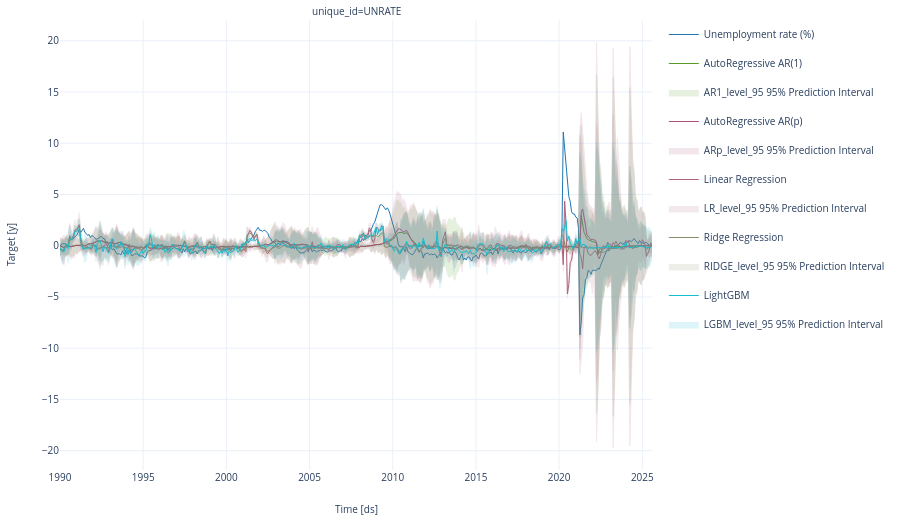

This figure's notebook cell:
### Markdown cell above
👉 C’est exactement le choc COVID.

En avril 2020, le taux de chômage US passe brutalement à 11.1% (pic historique post-WW2), alors que ton LGBM prédit ≈ 1.42 → résidu ≈ +9.67.

Même logique pour mai et juillet.

### Code cell
from utilsforecast.plotting import plot_series
import pandas as pd
import re

def _prep_oos_for_plot(df_oos, model_name: str, unique_id: str = "UNRATE"):
    d = df_oos.copy()

    # index -> datetime
    d.index = pd.to_datetime(d.index, errors="coerce")
    d = d[~d.index.isna()].sort_index()

    d = d.reset_index().rename(columns={d.index.name or "index": "ds"})

    # Observations
    df_obs = (
        d.rename(columns={"y_true": "y"})
         .assign(unique_id=unique_id)[["unique_id", "ds", "y"]]
    )

    # Forecast + PI
    df_fcst = (
        d.rename(columns={
            "y_hat": model_name,
            "y_hat_p05": f"{model_name}-lo-95",
            "y_hat_p95": f"{model_name}-hi-95",
        })
        .assign(unique_id=unique_id)[[
            "unique_id", "ds",
            model_name, f"{model_name}-lo-95", f"{model_name}-hi-95"
        ]]
    )

    return df_obs, df_fcst


# ============================================================
# 1) UTILISE TES VARIABLES EXISTANTES
# ============================================================
df_obs_ar1,  df_fcst_ar1  = _prep_oos_for_plot(df_ar1,   "AR1")
df_obs_arp,  df_fcst_arp  = _prep_oos_for_plot(df_arp,   "ARp")
df_obs_lr,   df_fcst_lr   = _prep_oos_for_plot(df_lr,    "LR")
df_obs_rdg,  df_fcst_rdg  = _prep_oos_for_plot(df_ridge, "RIDGE")
df_obs_lgbm, df_fcst_lgbm = _prep_oos_for_plot(df_lgbm,  "LGBM")

# ============================================================
# 2) Merge forecasts
# ============================================================
df_fcst = (
    df_fcst_ar1
    .merge(df_fcst_arp,  on=["unique_id", "ds"], how="inner")
    .merge(df_fcst_lr,   on=["unique_id", "ds"], how="inner")
    .merge(df_fcst_rdg,  on=["unique_id", "ds"], how="inner")
    .merge(df_fcst_lgbm, on=["unique_id", "ds"], how="inner")
)

df_obs = df_obs_ar1[df_obs_ar1["ds"].isin(df_fcst["ds"])].copy()

# ============================================================
# 3) Plot
# ============================================================
fig = plot_series(
    df=df_obs,
    forecasts_df=df_fcst,
    level=[95],
    engine="plotly",
).update_layout(height=520)

# ============================================================
# 4) Renommer légendes
# ============================================================
for trace in fig.data:
    name = trace.name or ""
    lname = name.lower()

    if name == "y":
        trace.name = "Unemployment rate (%)"
    elif name == "AR1":
        trace.name = "AutoRegressive AR(1)"
    elif name == "ARp":
        trace.name = "AutoRegressive AR(p)"
    elif name == "LR":
        trace.name = "Linear Regression"
    elif name == "RIDGE":
        trace.name = "Ridge Regression"
    elif name == "LGBM":
        trace.name = "LightGBM"
    elif "level_95" in lname:
        trace.name = f"{name.split('-')[0]} 95% Prediction Interval"

fig.show()

### Figure 1 — Plotly figure (JSON) as saved in the notebook; plotly's stock layout.template omitted (floating-point values rounded to 4 significant figures; data arrays with more than 128 entries replaced by an {"elided": "..."} marker saying what was removed)
{"data": [{"legendgroup": "y", "line": {"color": "#1f77b4", "width": 1}, "mode": "lines", "name": "Unemployment rate (%)", "showlegend": true, "type": "scatter", "x": {"elided": "856 str values"}, "xaxis": "x", "y": {"elided": "856 float values"}, "yaxis": "y"}, {"legendgroup": "AR1", "line": {"color": "#569926", "width": 1}, "mode": "lines", "name": "AutoRegressive AR(1)", "showlegend": true, "type": "scatter", "x": {"elided": "856 str values"}, "xaxis": "x", "y": {"elided": "856 float values"}, "yaxis": "y"}, {"fill": "toself", "fillcolor": "#569926", "legendgroup": "AR1_level_95", "line": {"color": "#569926", "width": 1}, "mode": "lines", "name": "AR1_level_95 95% Prediction Interval", "opacity": 0.14, "showlegend": true, "type": "scatter", "x": {"elided": "1712 str values"}, "xaxis": "x", "y": {"elided": "1712 float values"}, "yaxis": "y"}, {"legendgroup": "ARp", "line": {"color": "#ae4d81", "width": 1}, "mode": "lines", "name": "AutoRegressive AR(p)", "showlegend": true, "type": "scatter", "x": {"elided": "856 str values"}, "xaxis": "x", "y": {"elided": "856 float values"}, "yaxis": "y"}, {"fill": "toself", "fillcolor": "#ae4d81", "legendgroup": "ARp_level_95", "line": {"color": "#ae4d81", "width": 1}, "mode": "lines", "name": "ARp_level_95 95% Prediction Interval", "opacity": 0.14, "showlegend": true, "type": "scatter", "x": {"elided": "1712 str values"}, "xaxis": "x", "y": {"elided": "1712 float values"}, "yaxis": "y"}, {"legendgroup": "LR", "line": {"color": "#af637b", "width": 1}, "mode": "lines", "name": "Linear Regression", "showlegend": true, "type": "scatter", "x": {"elided": "856 str values"}, "xaxis": "x", "y": {"elided": "856 float values"}, "yaxis": "y"}, {"fill": "toself", "fillcolor": "#af637b", "legendgroup": "LR_level_95", "line": {"color": "#af637b", "width": 1}, "mode": "lines", "name": "LR_level_95 95% Prediction Interval", "opacity": 0.14, "showlegend": true, "type": "scatter", "x": {"elided": "1712 str values"}, "xaxis": "x", "y": {"elided": "1712 float values"}, "yaxis": "y"}, {"legendgroup": "RIDGE", "line": {"color": "#8b8b6c", "width": 1}, "mode": "lines", "name": "Ridge Regression", "showlegend": true, "type": "scatter", "x": {"elided": "856 str values"}, "xaxis": "x", "y": {"elided": "856 float values"}, "yaxis": "y"}, {"fill": "toself", "fillcolor": "#8b8b6c", "legendgroup": "RIDGE_level_95", "line": {"color": "#8b8b6c", "width": 1}, "mode": "lines", "name": "RIDGE_level_95 95% Prediction Interval", "opacity": 0.14, "showlegend": true, "type": "scatter", "x": {"elided": "1712 str values"}, "xaxis": "x", "y": {"elided": "1712 float values"}, "yaxis": "y"}, {"legendgroup": "LGBM", "line": {"color": "#17becf", "width": 1}, "mode": "lines", "name": "LightGBM", "showlegend": true, "type": "scatter", "x": {"elided": "856 str values"}, "xaxis": "x", "y": {"elided": "856 float values"}, "yaxis": "y"}, {"fill": "toself", "fillcolor": "#17becf", "legendgroup": "LGBM_level_95", "line": {"color": "#17becf", "width": 1}, "mode": "lines", "name": "LGBM_level_95 95% Prediction Interval", "opacity": 0.14, "showlegend": true, "type": "scatter", "x": {"elided": "1712 str values"}, "xaxis": "x", "y": {"elided": "1712 float values"}, "yaxis": "y"}], "layout": {"annotations": [{"font": {"size": 10}, "showarrow": false, "text": "unique_id=UNRATE", "x": 0.5, "xanchor": "center", "xref": "paper", "y": 1, "yanchor": "bottom", "yref": "paper"}, {"font": {"size": 10}, "showarrow": false, "text": "Time [ds]", "x": 0.5, "xanchor": "center", "xref": "paper", "y": 0, "yanchor": "top", "yref": "paper", "yshift": -30}, {"font": {"size": 10}, "showarrow": false, "text": "Target [y]", "textangle": -90, "x": 0, "xanchor": "right", "xref": "paper", "xshift": -40, "y": 0.5, "yanchor": "middle", "yref": "paper"}], "autosize": true, "font": {"size": 10}, "height": 520, "margin": {"b": 50, "l": 60, "r": 10, "t": 20}, "xaxis": {"anchor": "y", "domain": [0, 1], "showticklabels": true, "visible": true}, "yaxis": {"anchor": "x", "domain": [0, 1]}}}
